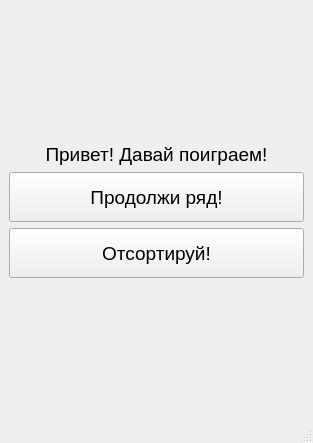
<?xml version="1.0" encoding="UTF-8"?>
<ui version="4.0">
 <class>MainWindow</class>
 <widget class="QMainWindow" name="MainWindow">
  <property name="geometry">
   <rect>
    <x>0</x>
    <y>0</y>
    <width>313</width>
    <height>443</height>
   </rect>
  </property>
  <property name="windowTitle">
   <string>MainWindow</string>
  </property>
  <widget class="QWidget" name="centralwidget">
   <layout class="QVBoxLayout" name="verticalLayout">
    <item>
     <spacer name="verticalSpacer">
      <property name="orientation">
       <enum>Qt::Vertical</enum>
      </property>
      <property name="sizeHint" stdset="0">
       <size>
        <width>20</width>
        <height>40</height>
       </size>
      </property>
     </spacer>
    </item>
    <item>
     <widget class="QLabel" name="label">
      <property name="font">
       <font>
        <pointsize>14</pointsize>
       </font>
      </property>
      <property name="text">
       <string>Привет! Давай поиграем!</string>
      </property>
      <property name="alignment">
       <set>Qt::AlignCenter</set>
      </property>
     </widget>
    </item>
    <item>
     <widget class="QPushButton" name="continue_row_start_btn">
      <property name="minimumSize">
       <size>
        <width>0</width>
        <height>50</height>
       </size>
      </property>
      <property name="font">
       <font>
        <pointsize>14</pointsize>
       </font>
      </property>
      <property name="text">
       <string>Продолжи ряд!</string>
      </property>
     </widget>
    </item>
    <item>
     <widget class="QPushButton" name="sort_game_strt_btn">
      <property name="minimumSize">
       <size>
        <width>0</width>
        <height>50</height>
       </size>
      </property>
      <property name="font">
       <font>
        <pointsize>14</pointsize>
       </font>
      </property>
      <property name="text">
       <string>Отсортируй!</string>
      </property>
     </widget>
    </item>
    <item>
     <spacer name="verticalSpacer_2">
      <property name="orientation">
       <enum>Qt::Vertical</enum>
      </property>
      <property name="sizeHint" stdset="0">
       <size>
        <width>20</width>
        <height>40</height>
       </size>
      </property>
     </spacer>
    </item>
   </layout>
  </widget>
  <widget class="QMenuBar" name="menubar">
   <property name="geometry">
    <rect>
     <x>0</x>
     <y>0</y>
     <width>313</width>
     <height>21</height>
    </rect>
   </property>
  </widget>
  <widget class="QStatusBar" name="statusbar"/>
 </widget>
 <resources/>
 <connections/>
</ui>
